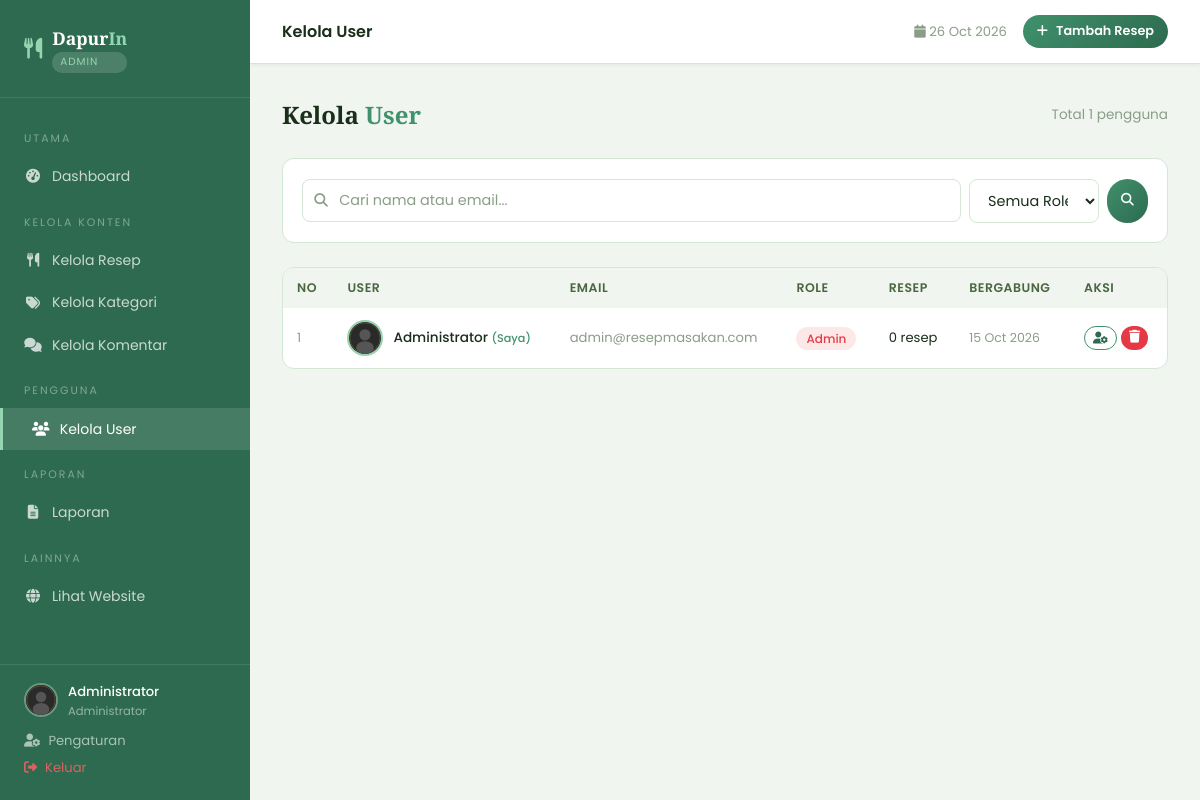
The app's page /admin/kelola-user.php (signed in) with its own data.
### tables this page shows
CREATE TABLE `users` (
    `id` INT(11) UNSIGNED NOT NULL AUTO_INCREMENT,
    `nama` VARCHAR(100) NOT NULL,
    `email` VARCHAR(100) NOT NULL UNIQUE,
    `password` VARCHAR(255) NOT NULL,
    `role` ENUM('admin', 'user') NOT NULL DEFAULT 'user',
    `foto` VARCHAR(255) DEFAULT 'default.png',
    `bio` TEXT DEFAULT NULL,
    `created_at` TIMESTAMP DEFAULT CURRENT_TIMESTAMP,
    `updated_at` TIMESTAMP DEFAULT CURRENT_TIMESTAMP ON UPDATE CURRENT_TIMESTAMP,
    PRIMARY KEY (`id`)
);

### admin/kelola-user.php (the view, shortened to what this page needs)
<?php
$q        = trim($_GET['q'] ?? '');
$filter   = $_GET['filter'] ?? 'semua';
$page     = max(1, (int)($_GET['page'] ?? 1));
$per_page = 10;
$offset   = ($page - 1) * $per_page;
$where = ['1=1'];
$w = implode(' AND ', $where);
$total      = mysqli_fetch_assoc(mysqli_query($koneksi, "SELECT COUNT(*) t FROM users WHERE $w"))['t'];
$result     = mysqli_query($koneksi,
    "SELECT u.*, (SELECT COUNT(*) FROM resep WHERE user_id=u.id) as total_resep
     FROM users u WHERE $w ORDER BY u.created_at DESC LIMIT $per_page OFFSET $offset");
require_once 'includes/admin-header.php';
?>
<div class="page-header">
    <h1>Kelola <span>User</span></h1>
    <span style="font-size:0.85rem; color:var(--text-muted);">Total <?= $total ?> pengguna</span>
</div>
<div style="background:#fff; border:1px solid var(--border); border-radius:var(--radius); padding:1.2rem; margin-bottom:1.5rem; display:flex; gap:1rem; flex-wrap:wrap;">
    <form method="GET" style="display:flex; gap:8px; flex:1; flex-wrap:wrap;">
        <div style="position:relative; flex:1; min-width:200px;">
            <i class="fas fa-search" style="position:absolute; left:12px; top:50%; transform:translateY(-50%); color:var(--text-muted); font-size:0.85rem;"></i>
            <input type="text" name="q" class="form-control" placeholder="Cari nama atau email..."
                   value="<?= htmlspecialchars($q) ?>" style="padding-left:36px;">
        </div>
        <select name="filter" class="form-control" style="width:130px;" onchange="this.form.submit()">
            <option value="semua" <?= $filter==='semua'?'selected':'' ?>>Semua Role</option>
        </select>
        <button type="submit" class="btn btn-gold btn-sm"><i class="fas fa-search"></i></button>
    </form>
</div>
<div style="background:#fff; border:1px solid var(--border); border-radius:var(--radius); overflow:hidden;">
    <table class="admin-table">
        <thead>
            <tr><th>No</th><th>User</th><th>Email</th><th>Role</th><th>Resep</th><th>Bergabung</th><th>Aksi</th></tr>
        </thead>
        <tbody>
        <?php if (mysqli_num_rows($result)===0): ?>
            <tr><td colspan="7" style="text-align:center; padding:3rem; color:var(--text-muted);">Tidak ada user ditemukan</td></tr>
        <?php else: ?>
        <?php $no=$offset+1; while ($u = mysqli_fetch_assoc($result)): ?>
            <tr>
                <td style="color:var(--text-muted); font-size:0.8rem;"><?= $no++ ?></td>
                <td>
                    <div style="display:flex; align-items:center; gap:10px;">
                        <img src="/resep-masakan/uploads/profil/<?= htmlspecialchars($u['foto'] ?? 'default.png') ?>"
                             style="width:36px; height:36px; border-radius:50%; object-fit:cover; border:2px solid var(--green-light);"
                             onerror="this.src='/resep-masakan/assets/images/default-avatar.svg'">
                        <span style="font-size:0.85rem; font-weight:500; color:var(--text-primary);">
                            <?= htmlspecialchars($u['nama']) ?>
                            <?= $u['id']==$_SESSION['user_id'] ? '<span style="font-size:0.7rem; color:var(--green);">(Saya)</span>' : '' ?>
                        </span>
                    </div>
                </td>
                <td style="font-size:0.82rem; color:var(--text-muted);"><?= htmlspecialchars($u['email']) ?></td>
                <td>
                    <span style="padding:3px 10px; border-radius:20px; font-size:0.75rem; font-weight:500;
                                 background:<?= $u['role']==='admin'?'rgba(231,76,60,0.12)':'rgba(64,145,108,0.12)' ?>;
                                 color:<?= $u['role']==='admin'?'var(--danger)':'var(--green-dark)' ?>;">
                        <?= ucfirst($u['role']) ?>
                    </span>
                </td>
                <td style="font-size:0.82rem;"><?= $u['total_resep'] ?> resep</td>
                <td style="font-size:0.78rem; color:var(--text-muted);"><?= date('d M Y', strtotime($u['created_at'])) ?></td>
                <td>
                    <div style="display:flex; gap:4px;">
                        <?php if ($u['id'] !== (int)$_SESSION['user_id']): ?>
                        <a href="?aksi=toggle-role&id=<?= $u['id'] ?>"
                           class="btn btn-outline btn-sm" style="padding:5px 8px; font-size:0.75rem;"
                           title="<?= $u['role']==='admin'?'Jadikan User':'Jadikan Admin' ?>"
                           onclick="return confirm('Ubah role user ini?')">
                            <i class="fas fa-user-cog"></i>
                        </a>
                        <a href="?aksi=hapus&id=<?= $u['id'] ?>"
                           class="btn btn-danger btn-sm" style="padding:5px 8px;"
                           title="Hapus" onclick="return confirm('Yakin hapus user ini?')">
                            <i class="fas fa-trash"></i>
                        </a>
                        <?php else: ?>
                        <span style="font-size:0.75rem; color:var(--text-muted);">—</span>
                        <?php endif; ?>
                    </div>
                </td>
            </tr>
        <?php endwhile; endif; ?>
        </tbody>
    </table>
</div>
<?php require_once 'includes/admin-footer.php'; ?>

### assets/css/style.css (style rules this page uses)
:root { --bg-primary: #f8faf8; --bg-secondary: #f0f5f0; --bg-card: #ffffff; --bg-hover: #e8f0e8; --green-dark: #2d6a4f; --green: #40916c; --green-mid: #52b788; --green-light: #95d5b2; --green-pale: #d8f3dc; --gold: #b5893a; --gold-light: #d4a853; --text-primary: #1a2e1a; --text-secondary: #4a6741; --text-muted: #8a9e87; --border: #d4e6d4; --border-green: rgba(64, 145, 108, 0.3); --danger: #e63946; --success: #2d6a4f; --warning: #e9c46a; --info: #4361ee; --shadow: 0 4px 20px rgba(45, 106, 79, 0.1); --shadow-green: 0 4px 20px rgba(64, 145, 108, 0.2); --radius: 12px; --radius-sm: 8px; --transition: all 0.3s ease; }
*, *::before, *::after { margin: 0; padding: 0; box-sizing: border-box; }
html { scroll-behavior: smooth; }
body { font-family: 'Poppins', sans-serif; background-color: var(--bg-primary); color: var(--text-primary); line-height: 1.6; overflow-x: hidden; }
a { text-decoration: none; color: var(--green); transition: var(--transition); }
img { max-width: 100%; height: auto; display: block; }
.btn { display: inline-flex; align-items: center; gap: 8px; padding: 10px 22px; border-radius: 25px; font-size: 0.875rem; font-weight: 500; font-family: 'Poppins', sans-serif; cursor: pointer; border: none; transition: var(--transition); text-decoration: none; }
.btn-gold { background: linear-gradient(135deg, var(--green), var(--green-dark)); color: #ffffff; font-weight: 600; }
.btn-outline { background: transparent; color: var(--green-dark); border: 1.5px solid var(--green); }
.btn-danger { background: var(--danger); color: #fff; }
.btn-sm { padding: 6px 14px; font-size: 0.8rem; }
.form-control { width: 100%; background: var(--bg-card); border: 1.5px solid var(--border); border-radius: var(--radius-sm); padding: 10px 14px; color: var(--text-primary); font-size: 0.9rem; font-family: 'Poppins', sans-serif; transition: var(--transition); }
.form-control::placeholder { color: var(--text-muted); }
select.form-control { cursor: pointer; }

### admin/includes/admin-header.php (style rules this page uses)
:root { --sidebar-w: 250px; --admin-green: #2d6a4f; --admin-green2: #40916c; }
body { background: #f0f5f0; }
.admin-table { width: 100%; border-collapse: collapse; font-size: 0.875rem; }
.admin-table th { background: var(--bg-secondary); padding: 10px 14px; text-align: left; font-size: 0.78rem; font-weight: 600; color: var(--text-secondary); text-transform: uppercase; letter-spacing: 0.5px; }
.admin-table td { padding: 12px 14px; border-bottom: 1px solid var(--border); color: var(--text-primary); vertical-align: middle; }
.admin-table tr:last-child td { border-bottom: none; }
.page-header { display: flex; align-items: center; justify-content: space-between; margin-bottom: 1.5rem; }
.page-header h1 { font-family: 'Playfair Display', serif; font-size: 1.5rem; color: var(--text-primary); }
.page-header h1 span { color: var(--green); }

### records on screen
users: nama "Administrator", shows "(Saya)", email "admin@resepmasakan.com", role "Admin", total_resep "0", created_at "15 Oct 2026"

### other values on screen
$_SESSION['nama'] "Administrator"
$page_title "Kelola User"
$total "1"
